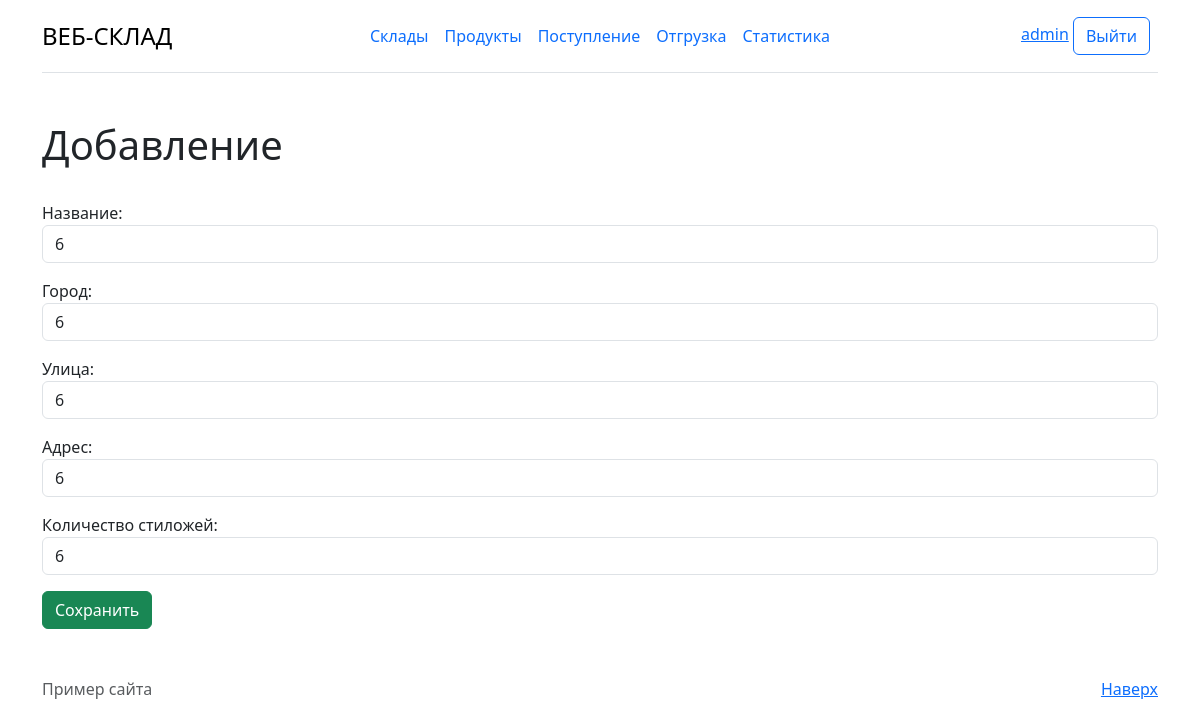
The page /warehouses/5/update (signed in) on the database as committed earlier.
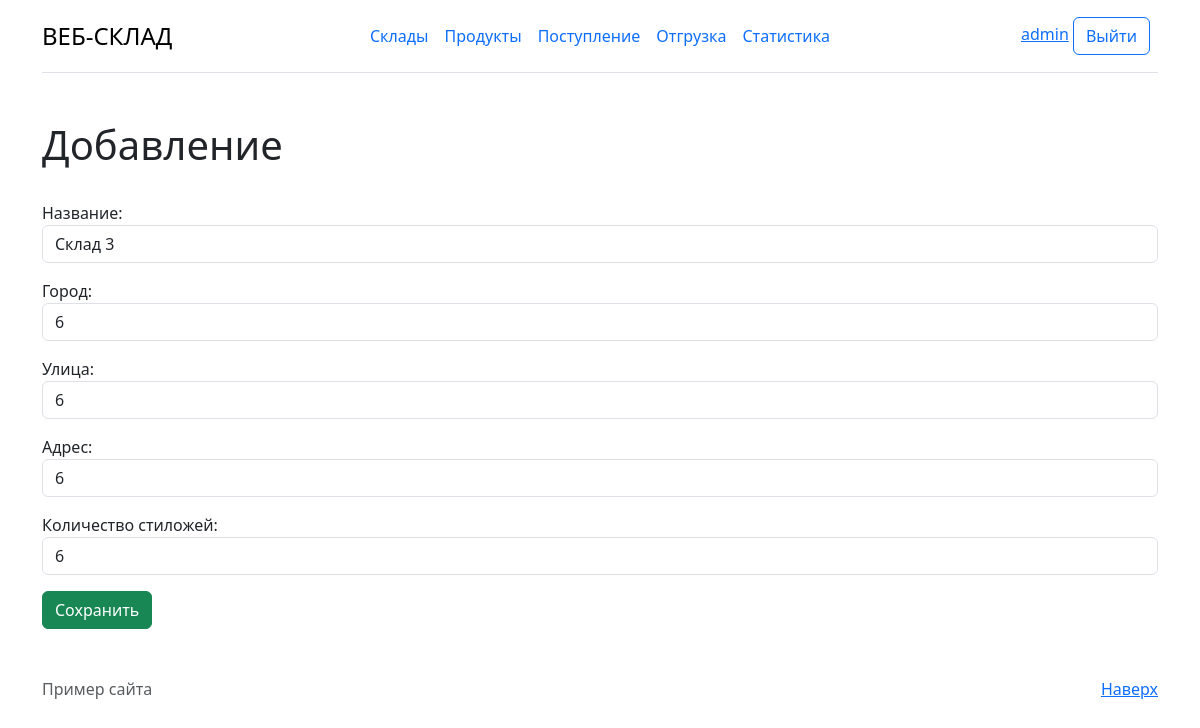
The same page on the database as committed later.
### warehouses/models.py (models this page shows, shortened)
class Stock(models.Model):
    title = models.CharField('Название',max_length = 50)
    city = models.CharField('Город', max_length = 50)
    street = models.CharField('Улица', max_length = 50)
    address = models.CharField('Адрес', max_length = 50)
    number_racks = models.IntegerField('Количество стиложей')
    occupancy_status = models.FloatField('Заполниность стиложей',default=0)
    class Meta:
        verbose_name = "Склад"
        verbose_name_plural = "Склады"

### warehouses/views.py (the view)
# urls.py: path('<int:pk>/update', views.StockUpdateView.as_view(), name = "warehouses/stock_update"),
class StockUpdateView(LoginRequiredMixin,UpdateView):
    model = Stock
    template_name = "warehouses/add.html"
    form_class = StockForm

### warehouses/forms.py
class StockForm(ModelForm):
     class Meta:
        model = Stock
        fields = ['title', 'city', 'street', 'address', 'number_racks']
        widgets = {
            'title': TextInput(attrs = {
                'class': 'form-control',
                'placeholder':"Название склада"
            }),
            'city': TextInput(attrs = {
                'class': 'form-control',
                'placeholder':"Название города"
            }),
            'street': TextInput(attrs = {
                'class': 'form-control',
                'placeholder':"Название улицы"
            }),
            'address': TextInput(attrs = {
                'class': 'form-control',
                'placeholder':"Номер дома"
            }),
            'number_racks': NumberInput(attrs ={
                'class': 'form-control',
                'placeholder':"Количесто стилажей",
                'min': 0,
            }),
        }

### warehouses/templates/warehouses/add.html (shortened to what this page needs)
{% extends 'main/layout.html'%}
{% block container %}
<div class="container mt-5 md-5">
    <h1>Добавление</h1>
    <br>
    <form method="post">
        {{ form.as_p }}
        <button type="submit" class="btn btn-success">Сохранить</button>
    </form>
</div>
{% endblock %}

Rows that differ between the two databases and show on the page:
changed Stock: title "6" → "Склад 3"
